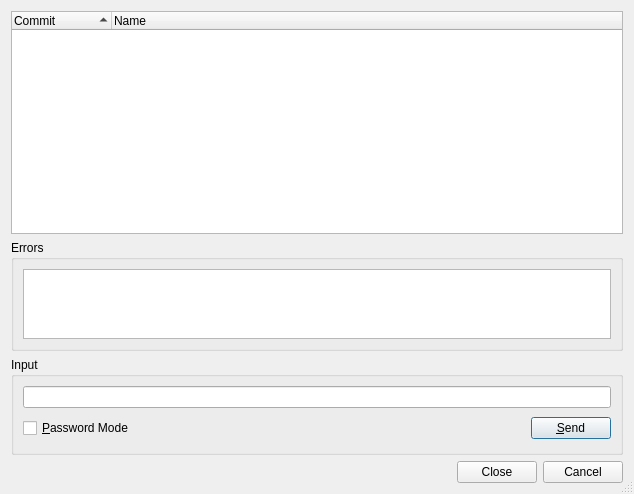
<?xml version="1.0" encoding="UTF-8"?>
<ui version="4.0">
 <class>GitTagBranchListDialog</class>
 <widget class="QDialog" name="GitTagBranchListDialog">
  <property name="geometry">
   <rect>
    <x>0</x>
    <y>0</y>
    <width>634</width>
    <height>494</height>
   </rect>
  </property>
  <property name="windowTitle">
   <string>Git Tag List</string>
  </property>
  <property name="whatsThis">
   <string>&lt;b&gt;Git Tag/Branch List&lt;/b&gt;
&lt;p&gt;This dialog shows a list of the projects tags or branches.&lt;/p&gt;</string>
  </property>
  <property name="sizeGripEnabled">
   <bool>true</bool>
  </property>
  <layout class="QVBoxLayout">
   <item>
    <widget class="QTreeWidget" name="tagList">
     <property name="sizePolicy">
      <sizepolicy hsizetype="Expanding" vsizetype="Expanding">
       <horstretch>0</horstretch>
       <verstretch>2</verstretch>
      </sizepolicy>
     </property>
     <property name="whatsThis">
      <string>&lt;b&gt;Tag/Branches List&lt;/b&gt;
&lt;p&gt;This shows a list of the projects tags or branches.&lt;/p&gt;</string>
     </property>
     <property name="alternatingRowColors">
      <bool>true</bool>
     </property>
     <property name="rootIsDecorated">
      <bool>false</bool>
     </property>
     <property name="itemsExpandable">
      <bool>false</bool>
     </property>
     <property name="sortingEnabled">
      <bool>true</bool>
     </property>
     <column>
      <property name="text">
       <string>Commit</string>
      </property>
     </column>
     <column>
      <property name="text">
       <string>Name</string>
      </property>
     </column>
    </widget>
   </item>
   <item>
    <widget class="QGroupBox" name="errorGroup">
     <property name="sizePolicy">
      <sizepolicy hsizetype="Preferred" vsizetype="Expanding">
       <horstretch>0</horstretch>
       <verstretch>1</verstretch>
      </sizepolicy>
     </property>
     <property name="title">
      <string>Errors</string>
     </property>
     <layout class="QVBoxLayout">
      <item>
       <widget class="QTextEdit" name="errors">
        <property name="readOnly">
         <bool>true</bool>
        </property>
        <property name="acceptRichText">
         <bool>false</bool>
        </property>
       </widget>
      </item>
     </layout>
    </widget>
   </item>
   <item>
    <widget class="QGroupBox" name="inputGroup">
     <property name="title">
      <string>Input</string>
     </property>
     <layout class="QGridLayout">
      <item row="1" column="1">
       <spacer>
        <property name="orientation">
         <enum>Qt::Horizontal</enum>
        </property>
        <property name="sizeType">
         <enum>QSizePolicy::Expanding</enum>
        </property>
        <property name="sizeHint" stdset="0">
         <size>
          <width>327</width>
          <height>29</height>
         </size>
        </property>
       </spacer>
      </item>
      <item row="1" column="2">
       <widget class="QPushButton" name="sendButton">
        <property name="toolTip">
         <string>Press to send the input to the git process</string>
        </property>
        <property name="text">
         <string>&amp;Send</string>
        </property>
        <property name="shortcut">
         <string>Alt+S</string>
        </property>
       </widget>
      </item>
      <item row="0" column="0" colspan="3">
       <widget class="QLineEdit" name="input">
        <property name="toolTip">
         <string>Enter data to be sent to the git process</string>
        </property>
       </widget>
      </item>
      <item row="1" column="0">
       <widget class="QCheckBox" name="passwordCheckBox">
        <property name="toolTip">
         <string>Select to switch the input field to password mode</string>
        </property>
        <property name="text">
         <string>&amp;Password Mode</string>
        </property>
        <property name="shortcut">
         <string>Alt+P</string>
        </property>
       </widget>
      </item>
     </layout>
    </widget>
   </item>
   <item>
    <widget class="QDialogButtonBox" name="buttonBox">
     <property name="orientation">
      <enum>Qt::Horizontal</enum>
     </property>
     <property name="standardButtons">
      <set>QDialogButtonBox::Cancel|QDialogButtonBox::Close</set>
     </property>
    </widget>
   </item>
  </layout>
 </widget>
 <pixmapfunction>qPixmapFromMimeSource</pixmapfunction>
 <tabstops>
  <tabstop>tagList</tabstop>
  <tabstop>errors</tabstop>
  <tabstop>input</tabstop>
  <tabstop>passwordCheckBox</tabstop>
  <tabstop>sendButton</tabstop>
  <tabstop>buttonBox</tabstop>
 </tabstops>
 <resources/>
 <connections/>
</ui>
